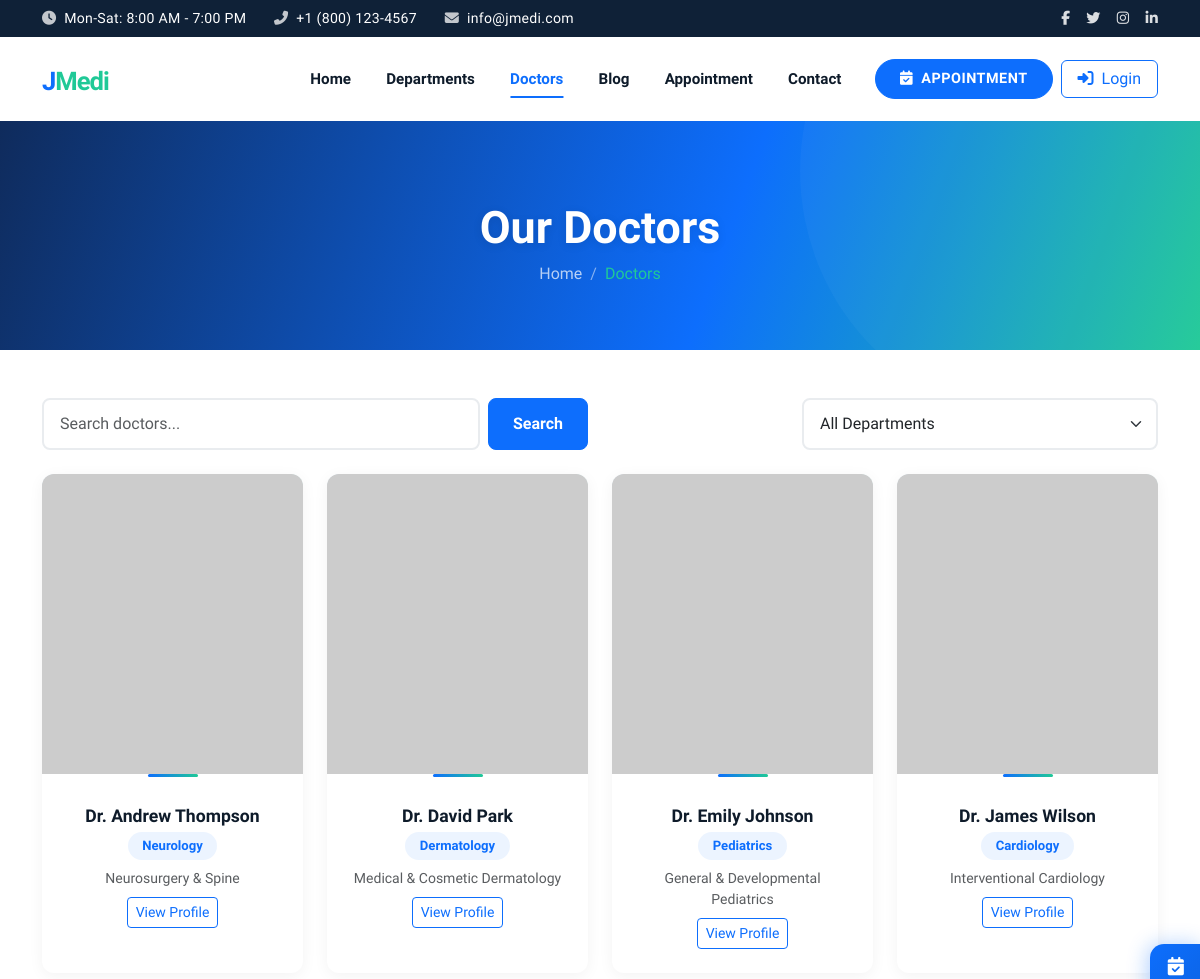
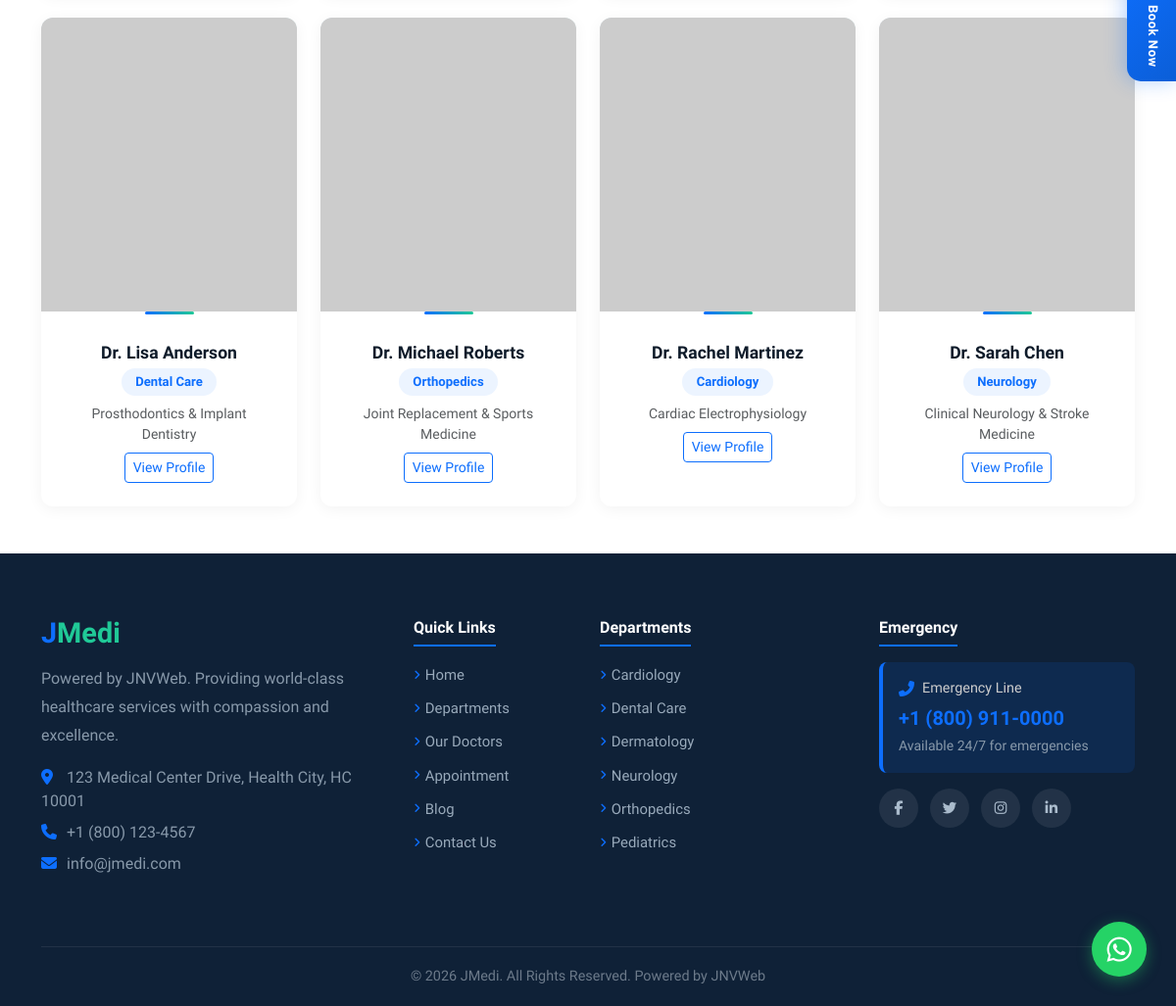
The app's page /doctors.php with its own data (2 pictures, top to bottom).
### tables this page shows
CREATE TABLE IF NOT EXISTS `menus` (
    `id`         INT AUTO_INCREMENT PRIMARY KEY,
    `menu_name`  VARCHAR(100) NOT NULL,
    `menu_link`  VARCHAR(255) NOT NULL,
    `menu_icon`  VARCHAR(50)  DEFAULT 'fa-link',
    `menu_order` INT          DEFAULT 0,
    `status`     SMALLINT     DEFAULT 1,
    `created_at` TIMESTAMP    DEFAULT CURRENT_TIMESTAMP
);

CREATE TABLE IF NOT EXISTS `doctors` (
    `doctor_id`           INT AUTO_INCREMENT PRIMARY KEY,
    `name`                VARCHAR(100) NOT NULL,
    `slug`                VARCHAR(150) UNIQUE,
    `photo`               VARCHAR(255),
    `department_id`       INT          DEFAULT NULL,
    `qualification`       VARCHAR(255),
    `experience`          VARCHAR(100),
    `specialization`      VARCHAR(255),
    `languages`           VARCHAR(255) DEFAULT 'English',
    `bio`                 TEXT,
    `certifications`      TEXT,
    `services`            TEXT,
    `email`               VARCHAR(100),
    `phone`               VARCHAR(30),
    `available_days`      VARCHAR(255),
    `available_time`      VARCHAR(100),
    `consultation_fee`    DECIMAL(10,2) DEFAULT 500.00,
    `consultation_types`  VARCHAR(20)  DEFAULT 'both',
    `video_consultation`  TINYINT(1)   DEFAULT 0,
    `clinic_name`         VARCHAR(200),
    `clinic_address`      TEXT,
    `clinic_location`     TEXT,
    `rating`              DECIMAL(3,1) DEFAULT 5.0,
    `reviews_count`       INT          DEFAULT 0,
    `patients_treated`    INT          DEFAULT 0,
    `success_rate`        INT          DEFAULT 98,
    `profile_template`    TINYINT      DEFAULT 1,
    `status`              SMALLINT     DEFAULT 1,
    `sort_order`          INT          DEFAULT 0,
    `created_at`          TIMESTAMP    DEFAULT CURRENT_TIMESTAMP,
    CONSTRAINT `fk_doctors_dept` FOREIGN KEY (`department_id`) REFERENCES `departments`(`department_id`) ON DELETE SET NULL
);

CREATE TABLE IF NOT EXISTS `departments` (
    `department_id` INT AUTO_INCREMENT PRIMARY KEY,
    `name`          VARCHAR(100) NOT NULL,
    `slug`          VARCHAR(100) UNIQUE NOT NULL,
    `description`   TEXT,
    `icon`          VARCHAR(50)  DEFAULT 'fa-heartbeat',
    `services`      TEXT,
    `image`         VARCHAR(255),
    `status`        SMALLINT     DEFAULT 1,
    `sort_order`    INT          DEFAULT 0,
    `created_at`    TIMESTAMP    DEFAULT CURRENT_TIMESTAMP
);

### public/doctors.php (the view, shortened to what the rows shown need)
<?php
require_once __DIR__ . '/../includes/header.php';
$deptId = isset($_GET['department']) ? (int)$_GET['department'] : null;
$search = $_GET['search'] ?? '';
$departments = getDepartments($pdo);
if ($search) {
    $stmt = $pdo->prepare("SELECT d.*, dep.name as department_name FROM doctors d LEFT JOIN departments dep ON d.department_id = dep.department_id WHERE d.status = 1 AND (d.name LIKE :s OR d.specialization LIKE :s2) ORDER BY d.name");
    $stmt->execute([':s' => "%$search%", ':s2' => "%$search%"]);
    $doctors = $stmt->fetchAll();
} else {
    $doctors = getDoctors($pdo, $deptId);
}
?>
<div class="page-header">
    <div class="container">
        <h1>Our Doctors</h1>
    </div>
</div>
<section class="py-5">
    <div class="container">
        <div class="row g-4">
            <?php if (empty($doctors)): ?>
                <div class="col-12 text-center py-5">
                    <i class="fas fa-user-md text-muted" style="font-size:3rem;"></i>
                    <p class="text-muted mt-3">No doctors found.</p>
                </div>
            <?php else: ?>
                <?php foreach ($doctors as $doc): ?>
                <div class="col-lg-3 col-md-6">
                    <div class="card doctor-card">
                        <div class="doctor-img">
                            <?php if ($doc['photo']): ?>
                                <img src="<?= e($doc['photo']) ?>" alt="<?= e($doc['name']) ?>">
                            <?php else: ?>
                                <i class="fas fa-user-md placeholder-icon"></i>
                            <?php endif; ?>
                        </div>
                        <div class="card-body">
                            <h5><?= e($doc['name']) ?></h5>
                            <span class="dept-badge"><?= e($doc['department_name'] ?? '') ?></span>
                            <p class="text-muted small mt-2 mb-2"><?= e($doc['specialization'] ?? '') ?></p>
                            <a href="<?= $doc['slug'] ? '/doctor/' . e($doc['slug']) : '/public/doctor-profile.php?id=' . $doc['doctor_id'] ?>" class="btn btn-sm btn-outline-primary">View Profile</a>
                        </div>
                    </div>
                </div>
                <?php endforeach; ?>
            <?php endif; ?>
        </div>
    </div>
</section>
<?php require_once __DIR__ . '/../includes/footer.php'; ?>

### includes/header.php (shortened to what the rows shown need)
<?php
require_once __DIR__ . '/db.php';
require_once __DIR__ . '/functions.php';
$currentPage = basename($_SERVER['PHP_SELF'], '.php');
$navMenus = [];
try {
    $navMenus = $pdo->query("SELECT * FROM menus WHERE status=1 ORDER BY menu_order ASC")->fetchAll();
} catch (Exception $e) {
    $navMenus = [];
}
?>
<!DOCTYPE html>
<html lang="en">
<head>
    <link href="https://cdn.jsdelivr.net/npm/bootstrap@5.3.2/dist/css/bootstrap.min.css" rel="stylesheet">
    <link href="https://cdnjs.cloudflare.com/ajax/libs/font-awesome/6.5.0/css/all.min.css" rel="stylesheet">
    <link href="https://cdn.jsdelivr.net/npm/swiper@11/swiper-bundle.min.css" rel="stylesheet">
    <link href="/assets/css/style.css" rel="stylesheet">
    <link href="/assets/css/hero-slider.css" rel="stylesheet">
</head>
<body>
<nav class="navbar navbar-expand-lg navbar-light bg-white sticky-top">
    <div class="container">
        <div class="collapse navbar-collapse d-none d-lg-flex" id="mainNav">
            <ul class="navbar-nav ms-auto mb-2 mb-lg-0 align-items-lg-center">
                <?php if (!empty($navMenus)): ?>
                    <?php foreach ($navMenus as $menuItem):
                        $menuSlug = basename($menuItem['menu_link'], '.php');
                        $isActive = ($menuItem['menu_link'] === '/' && $currentPage === 'index') || $menuSlug === $currentPage;
                    ?>
                    <li class="nav-item">
                        <a class="nav-link <?= $isActive ? 'active' : '' ?>" href="<?= e($menuItem['menu_link']) ?>"><?= e($menuItem['menu_name']) ?></a>
                    </li>
                    <?php endforeach; ?>
                <?php endif; ?>
            </ul>
        </div>
    </div>
</nav>

### includes/footer.php (shortened to what the rows shown need)
<footer class="footer text-light">
    <div class="container">
        <div class="row g-4 pb-4">
            <div class="col-6 col-lg-3">
                <ul class="list-unstyled footer-links">
                    <?php
                    $footerDepts = getDepartments($pdo);
                    foreach (array_slice($footerDepts, 0, 6) as $dept): ?>
                    <li><a href="/public/departments.php?slug=<?= e($dept['slug']) ?>"><?= e($dept['name']) ?></a></li>
                    <?php endforeach; ?>
                </ul>
            </div>
        </div>
    </div>
</footer>
</body>
</html>

### records on screen
menus: menu_name "Home"
menus: menu_name "Departments"
menus: menu_name "Doctors"
menus: menu_name "Blog"
menus: menu_name "Appointment"
menus: menu_name "Contact"
doctors: name "Dr. Andrew Thompson", department.name "Neurology", specialization "Neurosurgery & Spine"
doctors: name "Dr. David Park", department.name "Dermatology", specialization "Medical & Cosmetic Dermatology"
doctors: name "Dr. Emily Johnson", department.name "Pediatrics", specialization "General & Developmental Pediatrics"
doctors: name "Dr. James Wilson", department.name "Cardiology", specialization "Interventional Cardiology"
doctors: name "Dr. Lisa Anderson", department.name "Dental Care", specialization "Prosthodontics & Implant Dentistry"
doctors: name "Dr. Michael Roberts", department.name "Orthopedics", specialization "Joint Replacement & Sports Medicine"
doctors: name "Dr. Rachel Martinez", department.name "Cardiology", specialization "Cardiac Electrophysiology"
doctors: name "Dr. Sarah Chen", department.name "Neurology", specialization "Clinical Neurology & Stroke Medicine"
departments: name "Cardiology"
departments: name "Dental Care"
departments: name "Dermatology"
departments: name "Neurology"
departments: name "Orthopedics"
departments: name "Pediatrics"

### other values on screen
$settings['phone'] "+1 (800) 123-4567"
$settings['email'] "info@jmedi.com"
$settings['tagline'] "Powered by JNVWeb"
$settings['address'] "123 Medical Center Drive, Health City, HC 10001"
$settings['emergency_phone'] "+1 (800) 911-0000"
$settings['footer_text'] "© 2026 JMedi. All Rights Reserved. Powered by JNVWeb"
